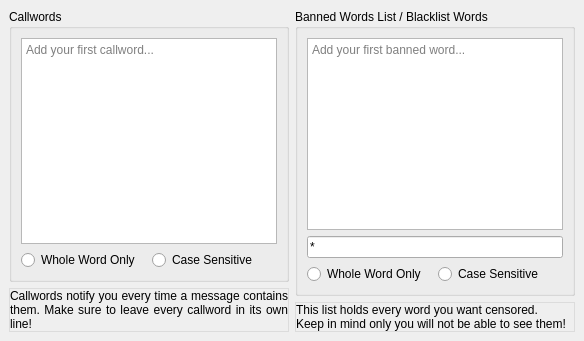
     <widget class="QWidget" name="callwords_tab">
      <attribute name="title">
       <string>Keywords</string>
      </attribute>
      <layout class="QHBoxLayout" name="horizontalLayout">
       <property name="leftMargin">
        <number>9</number>
       </property>
       <property name="topMargin">
        <number>9</number>
       </property>
       <property name="rightMargin">
        <number>9</number>
       </property>
       <property name="bottomMargin">
        <number>9</number>
       </property>
       <item>
        <layout class="QVBoxLayout" name="verticalLayout">
         <item>
          <widget class="QGroupBox" name="groupBox">
           <property name="title">
            <string>Callwords</string>
           </property>
           <layout class="QVBoxLayout" name="verticalLayout_8">
            <item>
             <widget class="QPlainTextEdit" name="callwords_textbox">
              <property name="sizePolicy">
               <sizepolicy hsizetype="Expanding" vsizetype="Expanding">
                <horstretch>0</horstretch>
                <verstretch>0</verstretch>
               </sizepolicy>
              </property>
              <property name="placeholderText">
               <string>Add your first callword...</string>
              </property>
             </widget>
            </item>
            <item>
             <layout class="QHBoxLayout" name="horizontalLayout_6">
              <property name="topMargin">
               <number>0</number>
              </property>
              <item>
               <widget class="QRadioButton" name="callwords_whole_word">
                <property name="text">
                 <string>Whole Word Only</string>
                </property>
                <property name="autoExclusive">
                 <bool>false</bool>
                </property>
               </widget>
              </item>
              <item>
               <widget class="QRadioButton" name="callwords_case_sensitive">
                <property name="text">
                 <string>Case Sensitive</string>
                </property>
                <property name="autoExclusive">
                 <bool>false</bool>
                </property>
               </widget>
              </item>
             </layout>
            </item>
           </layout>
          </widget>
         </item>
         <item>
          <widget class="QLabel" name="callwords_explain_lbl">
           <property name="styleSheet">
            <string notr="true">QLabel {
	border: 1px solid rgb(220, 220, 220);
}</string>
           </property>
           <property name="frameShape">
            <enum>QFrame::Shape::StyledPanel</enum>
           </property>
           <property name="frameShadow">
            <enum>QFrame::Shadow::Plain</enum>
           </property>
           <property name="lineWidth">
            <number>1</number>
           </property>
           <property name="text">
            <string>&lt;html&gt;&lt;head/&gt;&lt;body&gt;&lt;p&gt;Callwords notify you every time a message contains them. Make sure to leave every callword in its own line!&lt;/p&gt;&lt;/body&gt;&lt;/html&gt;</string>
           </property>
           <property name="alignment">
            <set>Qt::AlignmentFlag::AlignJustify|Qt::AlignmentFlag::AlignVCenter</set>
           </property>
           <property name="wordWrap">
            <bool>true</bool>
           </property>
           <property name="margin">
            <number>5</number>
           </property>
          </widget>
         </item>
        </layout>
       </item>
       <item>
        <layout class="QVBoxLayout" name="verticalLayout_7">
         <item>
          <widget class="QGroupBox" name="groupBox_2">
           <property name="title">
            <string>Banned Words List / Blacklist Words</string>
           </property>
           <layout class="QVBoxLayout" name="verticalLayout_10">
            <item>
             <widget class="QPlainTextEdit" name="blacklist_textbox">
              <property name="maximumBlockCount">
               <number>0</number>
              </property>
              <property name="placeholderText">
               <string>Add your first banned word...</string>
              </property>
             </widget>
            </item>
            <item>
             <widget class="QLineEdit" name="replace_with_textbox">
              <property name="text">
               <string>*</string>
              </property>
              <property name="maxLength">
               <number>1</number>
              </property>
              <property name="frame">
               <bool>true</bool>
              </property>
              <property name="placeholderText">
               <string>Replace it with...</string>
              </property>
              <property name="cursorMoveStyle">
               <enum>Qt::CursorMoveStyle::LogicalMoveStyle</enum>
              </property>
             </widget>
            </item>
            <item>
             <layout class="QHBoxLayout" name="horizontalLayout_5">
              <property name="topMargin">
               <number>0</number>
              </property>
              <item>
               <widget class="QRadioButton" name="blacklist_whole_word">
                <property name="text">
                 <string>Whole Word Only</string>
                </property>
                <property name="autoExclusive">
                 <bool>false</bool>
                </property>
               </widget>
              </item>
              <item>
               <widget class="QRadioButton" name="blacklist_case_sensitive">
                <property name="text">
                 <string>Case Sensitive</string>
                </property>
                <property name="autoExclusive">
                 <bool>false</bool>
                </property>
               </widget>
              </item>
             </layout>
            </item>
           </layout>
          </widget>
         </item>
         <item>
          <widget class="QLabel" name="blacklist_explain_lbl">
           <property name="styleSheet">
            <string notr="true">QLabel {
	border: 1px solid rgb(220, 220, 220);
}</string>
           </property>
           <property name="text">
            <string>This list holds every word you want censored.
Keep in mind only you will not be able to see them!</string>
           </property>
           <property name="alignment">
            <set>Qt::AlignmentFlag::AlignJustify|Qt::AlignmentFlag::AlignVCenter</set>
           </property>
           <property name="wordWrap">
            <bool>true</bool>
           </property>
           <property name="margin">
            <number>5</number>
           </property>
          </widget>
         </item>
        </layout>
       </item>
      </layout>
     </widget>
